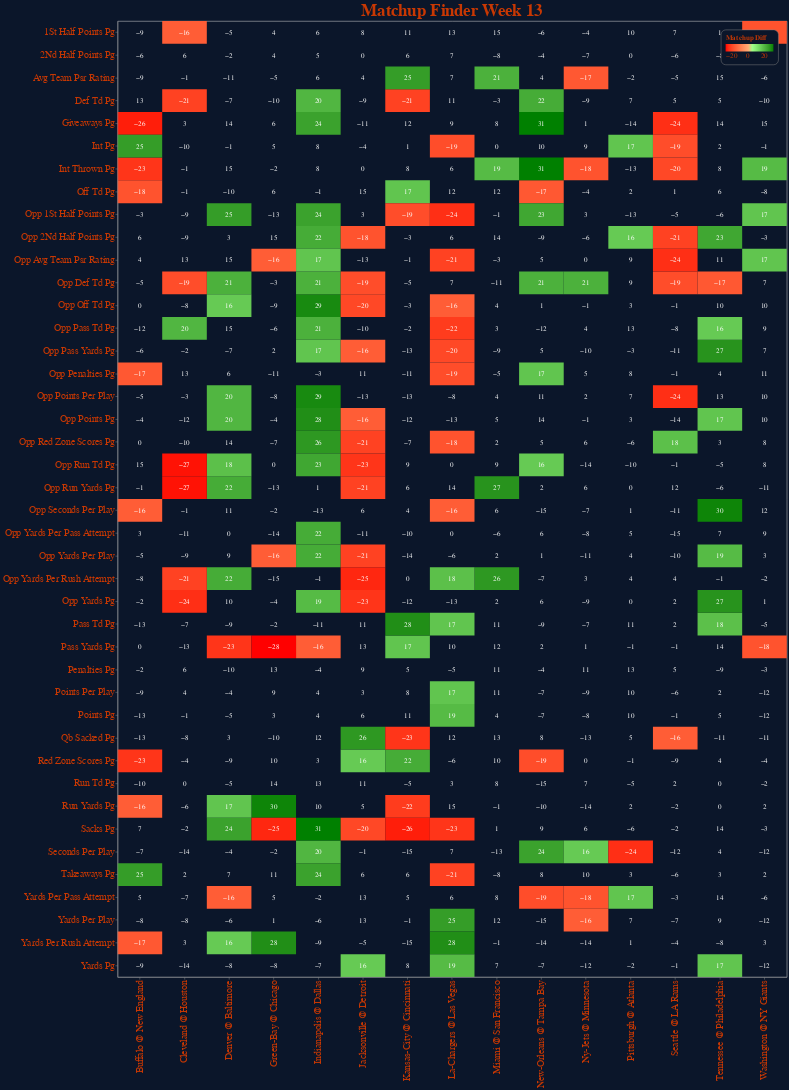

The notebook cell saved with this chart:
### Code cell
chart_title = "Matchup Finder Week 13"
x_cfgs = {"shorthand":"matchup:O", "title": " "}
y_cfgs = {"shorthand":"Stat", "title":" "}
# background etc.
primary_color = "#0B162A" 
# font etc.
secondary_color = "#c83803"

chart = alt.Chart(df_heat, width=1400, height=2000, title=chart_title).mark_rect()\
.encode(
    y=alt.Y(**y_cfgs,  axis=alt.Axis(labelLimit=600)),
    x=alt.X(**x_cfgs, axis=alt.Axis(labelLimit=600)),
    color=alt.Color(
        "_matchup_diff:Q", 
        scale=alt.Scale(range=['red','white','green']), 
        legend=alt.Legend(title='Matchup Diff'),
    ),
    tooltip=[
        alt.Tooltip("matchup", title="Game"),
        alt.Tooltip("Stat", title="Stat"),
        alt.Tooltip("Rank", title="Home Team Rank"),
        alt.Tooltip("2022", title="Home Team Stat Value"),
        alt.Tooltip("matchup_rank", title="Away Team Rank"),
        alt.Tooltip("matchup_value", title="Away Team Stat Value"),
        alt.Tooltip("matchup_diff", title="Rank Diff"),        
    ]
)

text = chart.mark_text(baseline='middle', fontSize=15).encode(
    text='matchup_diff:Q',
    color=alt.value('white')
    )


plot = (chart + text)\
.configure(background=primary_color)\
.configure_axis(gridColor="grey", gridDash=[6,4])\
.configure_axisLeft(labelColor=secondary_color, titleColor=secondary_color, labelFontSize=20, titleFontSize=20)\
.configure_axisBottom(labelColor=secondary_color, titleColor=secondary_color,labelFontSize=20, titleFontSize=20, labelLineHeight=500)\
.configure_title(color=secondary_color, fontSize=35)\
.configure_legend(labelColor=secondary_color, titleColor=secondary_color, strokeColor='gray', fillColor=primary_color, padding=10,cornerRadius=10,orient='top-right', labelFontSize=15, titleFontSize=15)
plot.save("chart_json/matchup_finder.json")

plot

### Figure 1 — Vega-Lite specification as saved in the notebook (floating-point values rounded to 4 significant figures; data arrays with more than 128 entries replaced by an {"elided": "..."} marker saying what was removed)
{"config": {"view": {"continuousWidth": 400, "continuousHeight": 300}, "axis": {"gridColor": "grey", "gridDash": [6, 4]}, "axisBottom": {"labelColor": "#c83803", "labelFontSize": 20, "labelLineHeight": 500, "titleColor": "#c83803", "titleFontSize": 20}, "axisLeft": {"labelColor": "#c83803", "labelFontSize": 20, "titleColor": "#c83803", "titleFontSize": 20}, "background": "#0B162A", "legend": {"cornerRadius": 10, "fillColor": "#0B162A", "labelColor": "#c83803", "labelFontSize": 15, "orient": "top-right", "padding": 10, "strokeColor": "gray", "titleColor": "#c83803", "titleFontSize": 15}, "title": {"color": "#c83803", "fontSize": 35}}, "layer": [{"mark": "rect", "encoding": {"color": {"type": "quantitative", "field": "_matchup_diff", "legend": {"title": "Matchup Diff"}, "scale": {"range": ["red", "white", "green"]}}, "tooltip": [{"type": "nominal", "field": "matchup", "title": "Game"}, {"type": "nominal", "field": "Stat", "title": "Stat"}, {"type": "quantitative", "field": "Rank", "title": "Home Team Rank"}, {"type": "quantitative", "field": "2022", "title": "Home Team Stat Value"}, {"type": "quantitative", "field": "matchup_rank", "title": "Away Team Rank"}, {"type": "quantitative", "field": "matchup_value", "title": "Away Team Stat Value"}, {"type": "quantitative", "field": "matchup_diff", "title": "Rank Diff"}], "x": {"type": "ordinal", "axis": {"labelLimit": 600}, "field": "matchup", "title": " "}, "y": {"type": "nominal", "axis": {"labelLimit": 600}, "field": "Stat", "title": " "}}, "height": 2000, "title": "Matchup Finder Week 13", "width": 1400}, {"mark": {"type": "text", "baseline": "middle", "fontSize": 15}, "encoding": {"color": {"value": "white"}, "text": {"type": "quantitative", "field": "matchup_diff"}, "tooltip": [{"type": "nominal", "field": "matchup", "title": "Game"}, {"type": "nominal", "field": "Stat", "title": "Stat"}, {"type": "quantitative", "field": "Rank", "title": "Home Team Rank"}, {"type": "quantitative", "field": "2022", "title": "Home Team Stat Value"}, {"type": "quantitative", "field": "matchup_rank", "title": "Away Team Rank"}, {"type": "quantitative", "field": "matchup_value", "title": "Away Team Stat Value"}, {"type": "quantitative", "field": "matchup_diff", "title": "Rank Diff"}], "x": {"type": "ordinal", "axis": {"labelLimit": 600}, "field": "matchup", "title": " "}, "y": {"type": "nominal", "axis": {"labelLimit": 600}, "field": "Stat", "title": " "}}, "height": 2000, "title": "Matchup Finder Week 13", "width": 1400}], "data": {"name": "data-393b37b83f4cf0e349d861ac7ccc3a4f"}, "$schema": "https://vega.github.io/schema/vega-lite/v4.8.1.json", "datasets": {"data-393b37b83f4cf0e349d861ac7ccc3a4f": {"elided": "630 records"}}}
